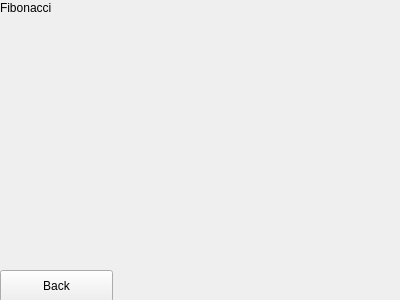
<?xml version="1.0" encoding="UTF-8"?>
<ui version="4.0">
 <class>Fibonacci</class>
 <widget class="QWidget" name="Fibonacci">
  <property name="geometry">
   <rect>
    <x>0</x>
    <y>0</y>
    <width>400</width>
    <height>300</height>
   </rect>
  </property>
  <property name="windowTitle">
   <string>Form</string>
  </property>
  <widget class="QPushButton" name="buttonBack">
   <property name="geometry">
    <rect>
     <x>0</x>
     <y>270</y>
     <width>113</width>
     <height>32</height>
    </rect>
   </property>
   <property name="text">
    <string>Back</string>
   </property>
  </widget>
  <widget class="QLabel" name="label">
   <property name="geometry">
    <rect>
     <x>0</x>
     <y>0</y>
     <width>391</width>
     <height>16</height>
    </rect>
   </property>
   <property name="text">
    <string>Fibonacci</string>
   </property>
  </widget>
  <widget class="QWidget" name="gridLayoutWidget">
   <property name="geometry">
    <rect>
     <x>10</x>
     <y>20</y>
     <width>381</width>
     <height>241</height>
    </rect>
   </property>
   <layout class="QGridLayout" name="gridLayout"/>
  </widget>
 </widget>
 <resources/>
 <connections/>
</ui>
